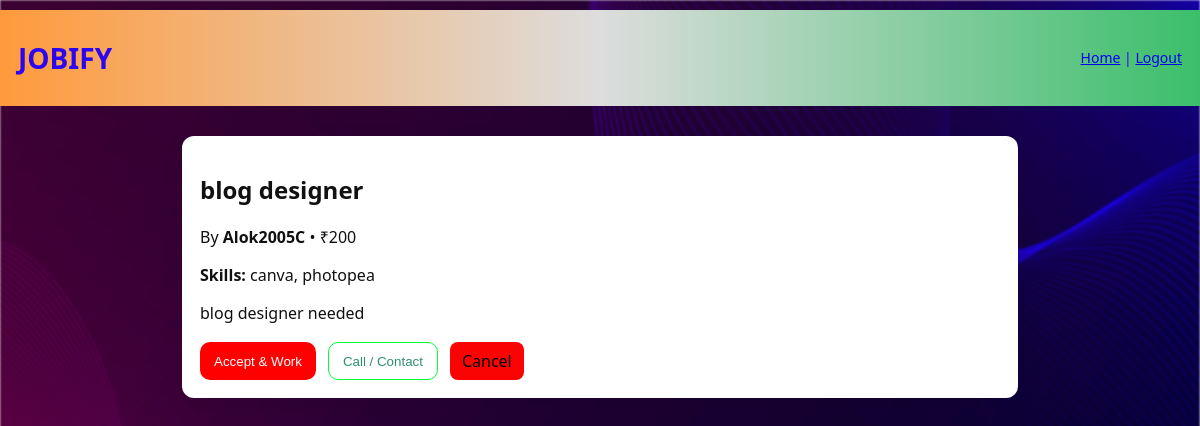
Page /post/4 (signed in) on the committed database.
### tables this page shows
CREATE TABLE posts (
                    id INTEGER PRIMARY KEY AUTOINCREMENT,
                    title TEXT,
                    description TEXT,
                    skills TEXT,
                    amount INTEGER,
                    author TEXT
                    );

### app.py (the view)
@app.route('/post/<int:post_id>')
def post_detail(post_id):
    if 'user' not in session:
        return redirect(url_for('index'))
    conn = get_db_connection()
    post = conn.execute("SELECT * FROM posts WHERE id = ?", (post_id,)).fetchone()
    conn.close()
    if not post:
        return "Post not found", 404
    return render_template('post.html', post=post)

### app.py (called while the page is built)
def get_db_connection():
    conn = sqlite3.connect(DB_PATH)
    conn.row_factory = sqlite3.Row
    return conn

### templates/post.html (shortened to what this page needs)
<!DOCTYPE html>
<html>
<head>
  <link rel="stylesheet" href="{{ url_for('static', filename='style.css') }}">
</head>
<body>
  <header class="topbar small">
    <h1>JOBIFY</h1>
    <div class="right"><a href="/home">Home</a> | <a href="/logout">Logout</a></div>
  </header>
  <div class="post-detail">
    <h2>{{ post['title'] }}</h2>
    <p class="meta">By <b>{{ post['author'] }}</b> • ₹{{ post['amount'] }}</p>
    <p><strong>Skills:</strong> {{ post['skills'] }}</p>
    <p>{{ post['description'] }}</p>
    <div class="actions">
      <button class="btn">Accept & Work</button>
      <button class="btn outline">Call / Contact</button>
      <a href="/home" class="btn ghost">Cancel</a>
    </div>
  </div>
</body>
</html>

### static/style.css (style rules this page uses)
body::before { content: ""; position: fixed; top: 0; left: 0; width: 100%; height: 100%; background: url('6600674_3334896.jpg') no-repeat center center/cover; filter: blur(1px); z-index: -1; }
body { font-family: 'Segoe UI', Roboto, Arial; margin:0; background:#f6f1ef; color:#111; }
.topbar { background: linear-gradient(90deg,#ff9a3c,#ddd,#3bbf6b); padding:18px; display:flex; align-items:center; justify-content:space-between; color:rgb(0, 15, 68); }
.topbar.small { padding:10px 18px; font-size:14px; }
.btn { background:#ff0000; color:white; border:none; padding:10px 14px; border-radius:10px; cursor:pointer; text-decoration:none; display:inline-block; }
.small { margin-top:10px; font-size:13px; color:#2d06f1; }
.post-detail { max-width:800px; margin:30px auto; background:#fff; padding:18px; border-radius:12px; box-shadow:0 8px 24px rgba(0,0,0,0.06); }
.actions { margin-top:18px; display:flex; gap:12px; }
.btn.outline { background:transparent; border:1px solid #04ff36; color:#2d8f6f; }
.btn.ghost { background:#fa0303; color:#000000; text-decoration:none; padding:8px 12px; border-radius:8px; }

### rows in the picture
posts: title "blog designer", author "Alok2005C", amount "200", skills "canva, photopea", description "blog designer needed"
